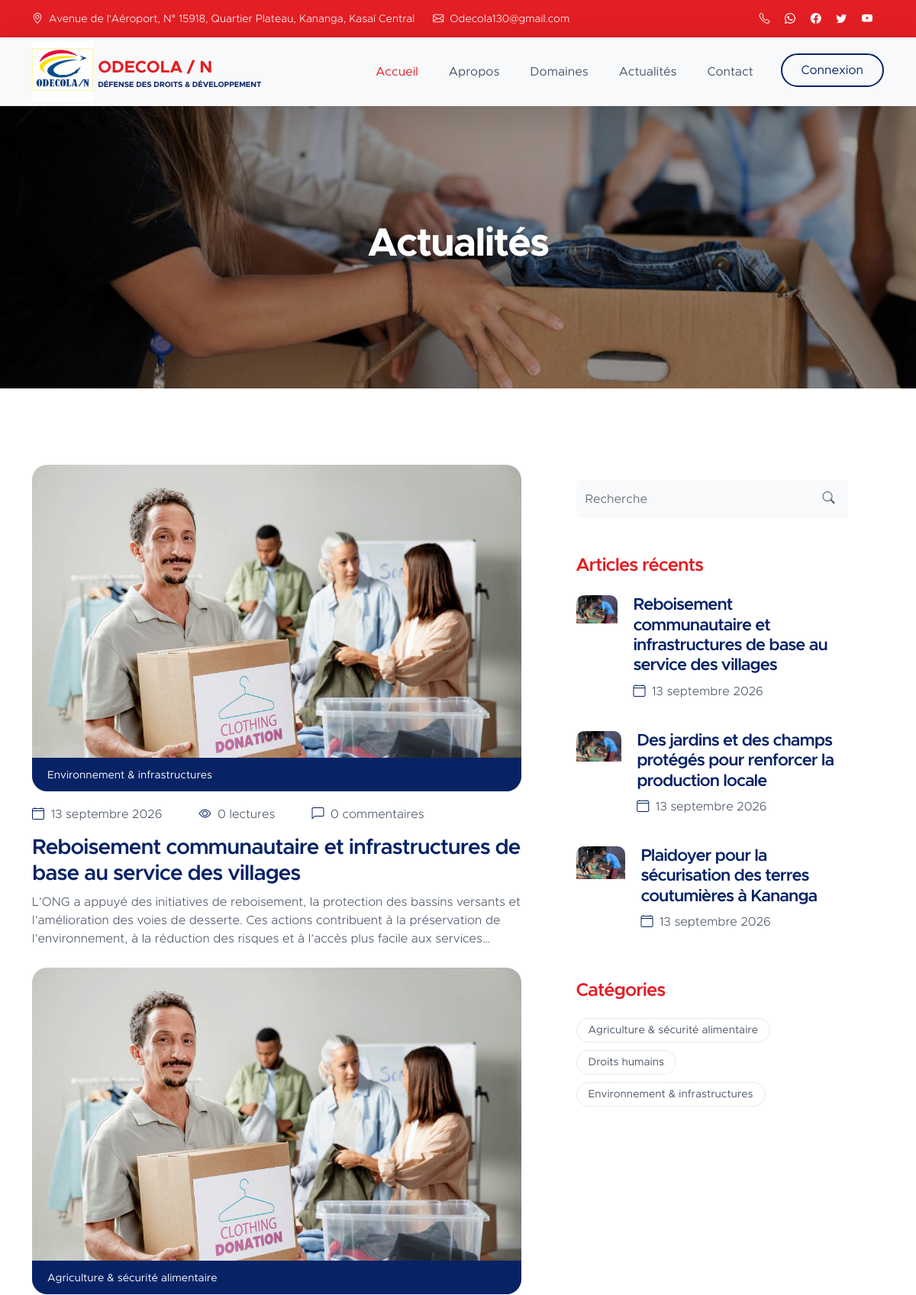
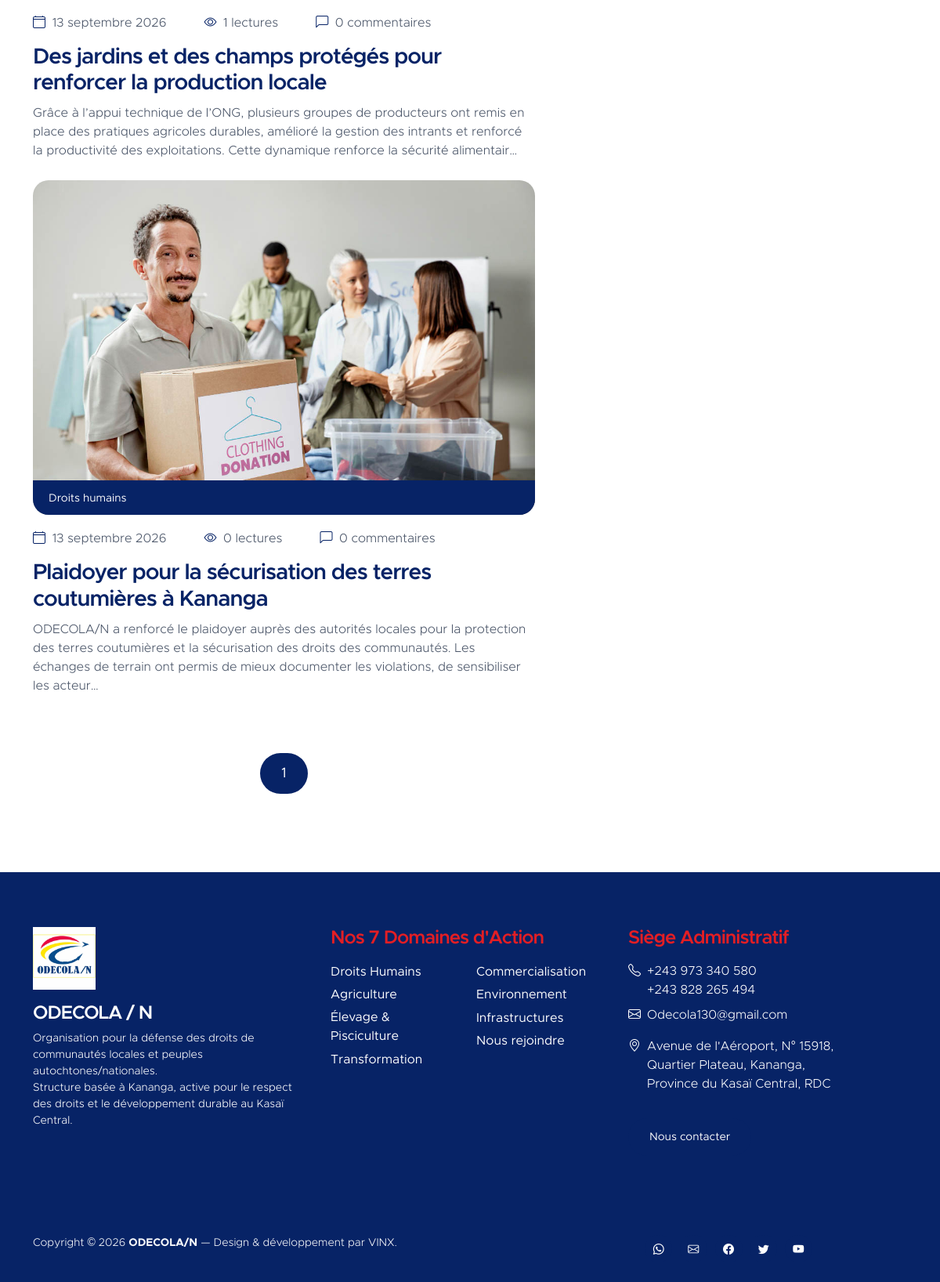
/actualites/, run on the app's committed database (2 pictures, top to bottom).
### odecola/models.py (models this page shows, shortened)
class Article(models.Model):
    titre = models.CharField(max_length=255)
    slug = models.SlugField(max_length=255, unique=True)
    contenu = models.TextField()
    created_at = models.DateTimeField(auto_now_add=True)
    updated_at = models.DateTimeField(auto_now=True)
    is_active = models.BooleanField(default=True)
    image = models.ImageField(upload_to='articles/', blank=True, null=True)
    class Meta:
        verbose_name = "Article"
        verbose_name_plural = "Articles"

class CategorieArticle(models.Model):
    article = models.ForeignKey(Article, on_delete=models.CASCADE, related_name="categorie_articles")
    categorie = models.ForeignKey(Categorie, on_delete=models.CASCADE, related_name="articles_associes")
    created_at = models.DateTimeField(auto_now_add=True)
    class Meta:
        unique_together = ("article", "categorie")
        verbose_name = "Catégorie d'article"
        verbose_name_plural = "Catégories d'articles"

class Categorie(models.Model):
    nom = models.CharField(max_length=100, unique=True)
    description = models.TextField(blank=True)
    created_at = models.DateTimeField(auto_now_add=True)
    class Meta:
        verbose_name = "Catégorie"
        verbose_name_plural = "Catégories"

### odecola/views.py (the view)
# urls.py: path('actualites/', views.blog, name='blog'),
def blog(request):
    query = request.GET.get('q', '').strip()
    category_id = request.GET.get('categorie', '').strip()
    articles = Article.objects.filter(is_active=True).annotate(
        nombre_commentaires=Count('commentaires', distinct=True),
        nombre_lectures=Count('lectures', distinct=True),
    ).order_by('-created_at')
    if query:
        articles = articles.filter(
            Q(titre__icontains=query)
            | Q(contenu__icontains=query)
            | Q(categorie_articles__categorie__nom__icontains=query)
        ).distinct()
    if category_id.isdigit():
        articles = articles.filter(categorie_articles__categorie_id=int(category_id)).distinct()
    else:
        category_id = ''
    recent_articles = articles[:3]
    paginator = Paginator(articles, 6)
    page_obj = paginator.get_page(request.GET.get('page'))
    pagination_params = request.GET.copy()
    pagination_params.pop('page', None)
    categories = Categorie.objects.order_by('nom')
    return render(request, 'news.html', {
        'blog_active': 'active',
        'articles': page_obj.object_list,
        'page_obj': page_obj,
        'pagination_query': urlencode(pagination_params),
        'recent_articles': recent_articles,
        'categories': categories,
        'category_id': category_id,
        'query': query,
    })

### templates/news.html (shortened to what this page needs)
{% extends 'base.html' %}
{% load static %}
{% block content %}
    {% block actu %}
        <main id="section_5">
            <section class="news-detail-header-section text-center">
                <div class="section-overlay"></div>
                <div class="container">
                    <div class="row">
                        <div class="col-lg-12 col-12">
                            <h1 class="text-white">Actualités</h1>
                        </div>
                    </div>
                </div>
            </section>
            <section class="news-section section-padding">
                <div class="container">
                    <div class="row">
                        <div class="col-lg-7 col-12">
                        {% for article in articles %}
                            <div class="news-block">
                                <div class="news-block-top">
                                    <a href="{% url 'detail_article' article.slug %}">
                                    {% if article.image %}
                                        <img src="{{ article.image.url }}" class="news-image img-fluid" alt="{{ article.titre }}">
                                    {% else %}
                                        <img src="{% static 'images/news/medium-shot-volunteers-with-clothing-donations.jpg' %}" class="news-image img-fluid" alt="">
                                    {% endif %}
                                    </a>
                                    <div class="news-category-block">
                                        {% for categorie_article in article.categorie_articles.all|slice:':5' %}
                                        <a href="{% url 'blog' %}?categorie={{ categorie_article.categorie.id }}" class="category-block-link">
                                            {{ categorie_article.categorie.nom }}
                                        </a>
                                        {% endfor %}
                                    </div>
                                </div>
                                <div class="news-block-info">
                                    <div class="d-flex mt-2">
                                        <div class="news-block-date">
                                            <p>
                                                <i class="bi-calendar4 custom-icon me-1"></i>
                                                {{ article.created_at|date:"d F Y" }}
                                            </p>
                                        </div>
                                        <div class="news-block-author mx-5">
                                            <p>
                                                <i class="bi-eye custom-icon me-1"></i>
                                                {{ article.lectures.count }} lectures
                                            </p>
                                        </div>
                                        <div class="news-block-comment">
                                            <p>
                                                <i class="bi-chat-left custom-icon me-1"></i>
                                                {{ article.commentaires.count }} commentaires
                                            </p>
                                        </div>
                                    </div>
                                    <div class="news-block-title mb-2">
                                        <h4><a href="{% url 'detail_article' article.slug %}" class="news-block-title-link">{{ article.titre }}</a></h4>
                                    </div>
                                    <div class="news-block-body">
                                        <p>{{ article.contenu|striptags|truncatechars:250 }}</p>
                                    </div>
                                </div>
                            </div>
                        {% empty %}
                            <p>Aucun article publié pour le moment.</p>
                        {% endfor %}
                            <div class="mt-5" style="text-align:center">
                                {% for page_number in page_obj.paginator.page_range %}
                                    <a href="?{% if pagination_query %}{{ pagination_query }}&{% endif %}page={{ page_number }}" class="{% if page_number == page_obj.number %}custom-btn btn smoothscroll{% else %}nav-link custom-btn custom-border-btn btn{% endif %}">{{ page_number }}</a>
                                {% endfor %}
                            </div>
                        </div>
    {% endblock %}
                        <div class="col-lg-4 col-12 mx-auto mt-4 mt-lg-0">
                            <form class="custom-form search-form" method="get" action="{% url 'blog' %}" role="form">
                                <input class="form-control" type="search" placeholder="Recherche" aria-label="Recherche" name="q" value="{{ query }}">
                                <button type="submit" class="form-control">
                                    <i class="bi-search"></i>
                                </button>
                            </form>
                            <h5 class="mt-5 mb-3">Articles récents</h5>
                            {% for article in recent_articles %}
                            <div class="news-block news-block-two-col d-flex mt-4">
                                <div class="news-block-two-col-image-wrap">
                                    <a href="{% url 'detail_article' article.slug %}">
                                    {% if article.image %}
                                        <img src="{{ article.image.url }}" class="news-image img-fluid" alt="{{ article.titre }}">
                                    {% else %}
                                        <img src="{% static 'images/news/africa-humanitarian-aid-doctor.jpg' %}" class="news-image img-fluid" alt="">
                                    {% endif %}
                                    </a>
                                </div>
                                <div class="news-block-two-col-info">
                                    <div class="news-block-title mb-2">
                                        <h6><a href="{% url 'detail_article' article.slug %}" class="news-block-title-link">{{ article.titre }}</a></h6>
                                    </div>
                                    <div class="news-block-date">
                                        <p>
                                            <i class="bi-calendar4 custom-icon me-1"></i>
                                            {{ article.created_at|date:"d F Y" }}
                                        </p>
                                    </div>
                                </div>
                            </div>
                            {% empty %}
                            <p>Aucun article récent.</p>
                            {% endfor %}
                            <div class="tags-block mt-5">
                                <h5 class="mb-3">Catégories</h5>
                            {% for categorie in categories %}
                                <a href="{% url 'blog' %}?categorie={{ categorie.id }}" class="tags-block-link{% if category_id == categorie.id|stringformat:'s' %} active{% endif %}">
                                    {{ categorie.nom }}
                                </a>
                            {% empty %}
                                <p>Aucune catégorie associée.</p>
                            {% endfor %}
                            </div>
                        </div>
                    </div>
                </div>
            </section>
        </main>
{% endblock %}

### data on the page
Article: created_at "13 septembre 2026", lectures.count "0", commentaires.count "0", titre "Reboisement communautaire et infrastructures de base au service des villages", contenu "L’ONG a appuyé des initiatives de reboisement, la protection des bassins versants et l’amélioration des voies de desserte. Ces actions contribuent à la préservation de l’environnement, à la réduction des risques et à l’accès plus facile aux services…"
CategorieArticle: categorie.nom "Environnement & infrastructures"
Article: created_at "13 septembre 2026", lectures.count "1", commentaires.count "0", titre "Des jardins et des champs protégés pour renforcer la production locale", contenu "Grâce à l’appui technique de l’ONG, plusieurs groupes de producteurs ont remis en place des pratiques agricoles durables, amélioré la gestion des intrants et renforcé la productivité des exploitations. Cette dynamique renforce la sécurité alimentair…"
CategorieArticle: categorie.nom "Agriculture & sécurité alimentaire"
Article: created_at "13 septembre 2026", lectures.count "0", commentaires.count "0", titre "Plaidoyer pour la sécurisation des terres coutumières à Kananga", contenu "ODECOLA/N a renforcé le plaidoyer auprès des autorités locales pour la protection des terres coutumières et la sécurisation des droits des communautés. Les échanges de terrain ont permis de mieux documenter les violations, de sensibiliser les acteur…"
CategorieArticle: categorie.nom "Droits humains"
Categorie: nom "Agriculture & sécurité alimentaire"
Categorie: nom "Droits humains"
Categorie: nom "Environnement & infrastructures"

### other printed values
{{ page_number }} "1"
